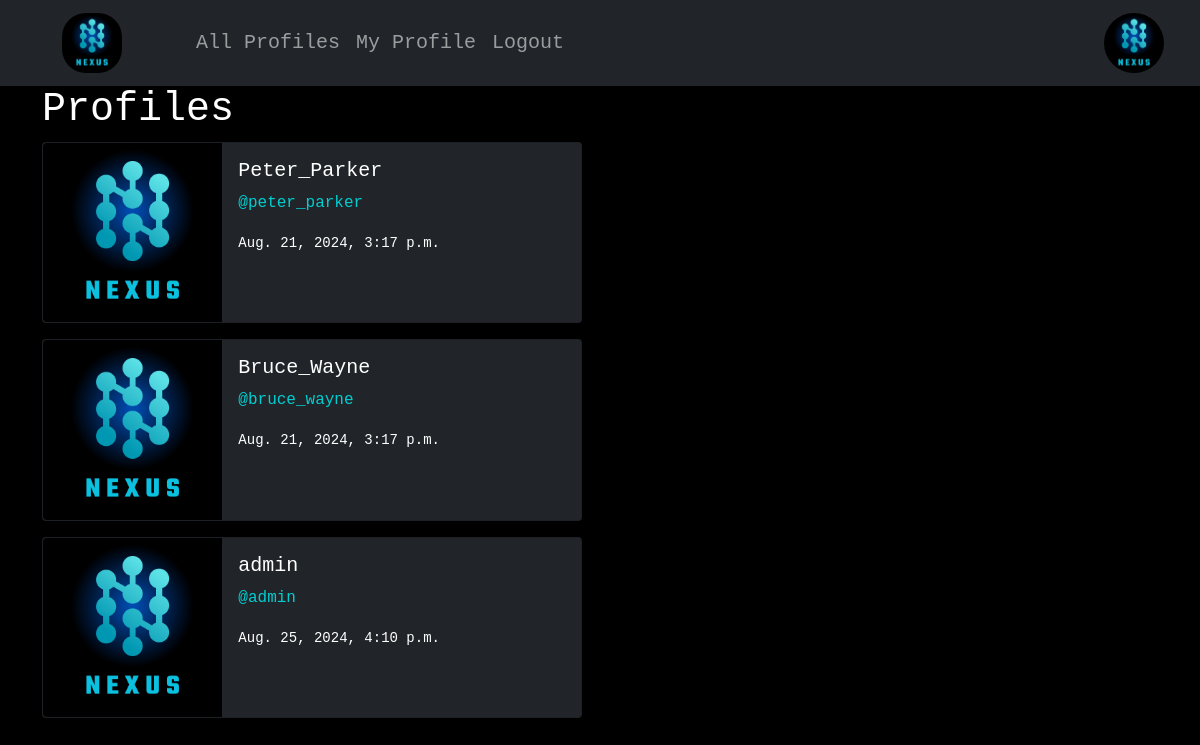
The page /profile_list/ (signed in) on the database its author committed.
### nexus/models.py (models this page shows, shortened)
class Profile(models.Model):
    user = models.OneToOneField(User, on_delete=models.CASCADE)
    follows = models.ManyToManyField('self',
        related_name='followed_by',
        symmetrical=False, blank=True)
    date_modified = models.DateTimeField(User, auto_now=True)
    profile_image = models.ImageField(null=True, blank=True, upload_to='profile_images/')
    profile_bio = models.CharField(null=True, blank=True, max_length=1000)
    facebook_link = models.CharField(null=True, blank=True, max_length=100)
    instagram_link = models.CharField(null=True, blank=True, max_length=100)
    snapchat_link = models.CharField(null=True, blank=True, max_length=100)

### nexus/views.py (the view)
# urls.py: path('profile_list/', views.profile_list, name='profile_list'),
def profile_list(request):
    if request.user.is_authenticated:
        profiles = Profile.objects.exclude(user=request.user)
        return render(request, 'profile_list.html', {'profiles': profiles})
    else:
        messages.success(request, ('You must be logged in to see others profiles'))
        return redirect('home')

### nexus/templates/profile_list.html
{% extends "base.html" %}
{% load static %}
{% block content %}
  <h1>Profiles</h1>
  {% if profiles %}
    {% for profile in profiles %}
      <div class="card bg-dark mb-3" style="max-width: 540px">
        <div class="row g-0">
          <div class="col-md-4">
            {% if profile.profile_image %}
              <img src="{{ profile.profile_image.url }}" alt="" height="200" width="200" class="img-fluid rounded-circle">
            {% else %}
              <img src="{% static "images/logo.png" %}" class="img-fluid rounded-start" alt="..." />
            {% endif %}
          </div>
          <div class="col-md-8">
            <div class="card-body">
              <h5 class="card-title"> {{ profile.user.username }} </h5>
              <p class="card-text"> <a class="profile-tags" href="{% url "profile" profile.user.id %}"> @{{ profile.user.username|lower }} </a> </p>
              <p class="card-text">
                <small class="text-body-secondary"> {{ profile.date_modified }} </small>
              </p>
            </div>
          </div>
        </div>
      </div>
    {% endfor %}
  {% endif %}
{% endblock %}

### static/style.css (style rules this page uses)
.absolute { font-family: monospace; color: white; }
.bg-black { background: black; }
.profile-tags { color: darkturquoise !important; text-decoration: none !important; }

### rows shown on the page
Profile: user.username "Peter_Parker", user.username "peter_parker", date_modified "Aug. 21, 2024, 3:17 p.m."
Profile: user.username "Bruce_Wayne", user.username "bruce_wayne", date_modified "Aug. 21, 2024, 3:17 p.m."
Profile: user.username "admin", date_modified "Aug. 25, 2024, 4:10 p.m."
